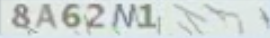
#> input picture Test/Pictures/yzm2.jpg, 270 x 38 px
$ python 035_OCR.py
#> lines starting #> are read from the running program, lines starting #| are printed output that depends on the picture; after the words box and inside, x2 and y2 are one past the last pixel; in counts of white or black regions, pixels touching at a corner belong together
#> further down, image is the input picture: shape (38, 270, 3); mean B, G, R 212.1, 214.6, 206.8
import cv2


def OCR(Image):
    cv2.imshow('Original', Image)
    gray = cv2.cvtColor(Image, cv2.COLOR_BGR2GRAY)
    ret, binary = cv2.threshold(gray, 0, 255, cv2.THRESH_BINARY_INV | cv2.THRESH_OTSU)
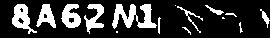
#> binary: shape (38, 270); 20.5% white; 15 white regions (5 under 20 px), largest, box (x1, y1, x2, y2) and area: (112, 4, 157, 29) 577, (12, 4, 37, 34) 355, (61, 4, 81, 28) 313
#> ret = 195
    kernel = cv2.getStructuringElement(cv2.MORPH_RECT, (2, 3))
    bin1 = cv2.morphologyEx(binary, cv2.MORPH_OPEN, kernel=kernel)
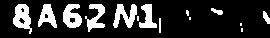
#> bin1: shape (38, 270); 18.7% white; 14 white regions (5 under 20 px), largest, box (x1, y1, x2, y2) and area: (13, 4, 32, 34) 340, (113, 4, 137, 28) 324, (63, 4, 82, 28) 311
    kernel = cv2.getStructuringElement(cv2.MORPH_RECT, (3, 1))
    bin1 = cv2.morphologyEx(bin1, cv2.MORPH_OPEN, kernel=kernel)
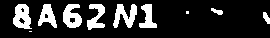
#> bin1: shape (38, 270); 17.8% white; 10 white regions (2 under 20 px), largest, box (x1, y1, x2, y2) and area: (13, 4, 32, 29) 329, (113, 4, 137, 28) 324, (63, 4, 82, 28) 309
    cv2.imshow('Binary', bin1)


image = cv2.imread('Pictures/yzm2.jpg')

OCR(image)

cv2.waitKey()
cv2.destroyAllWindows()
